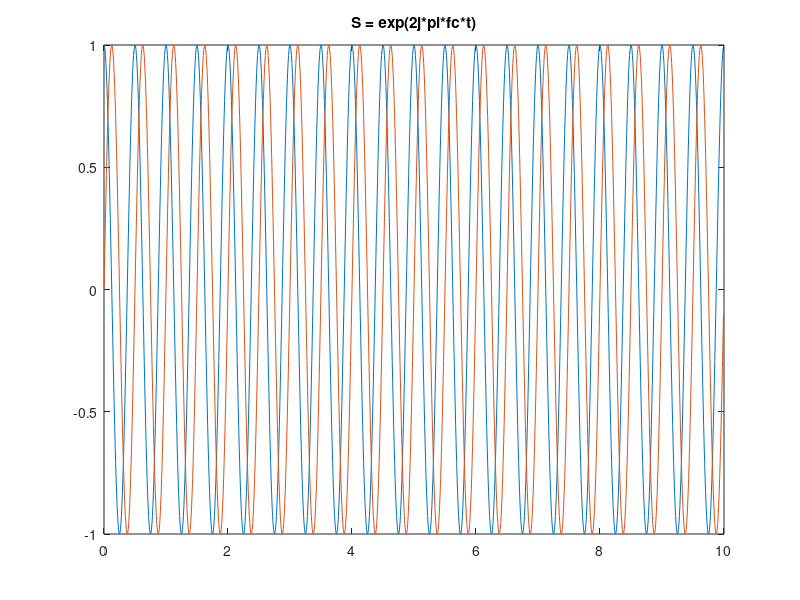
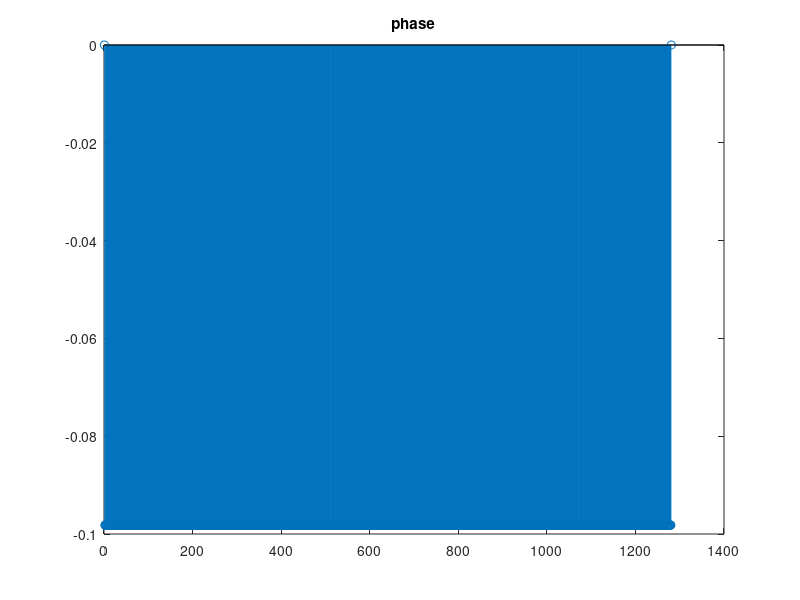
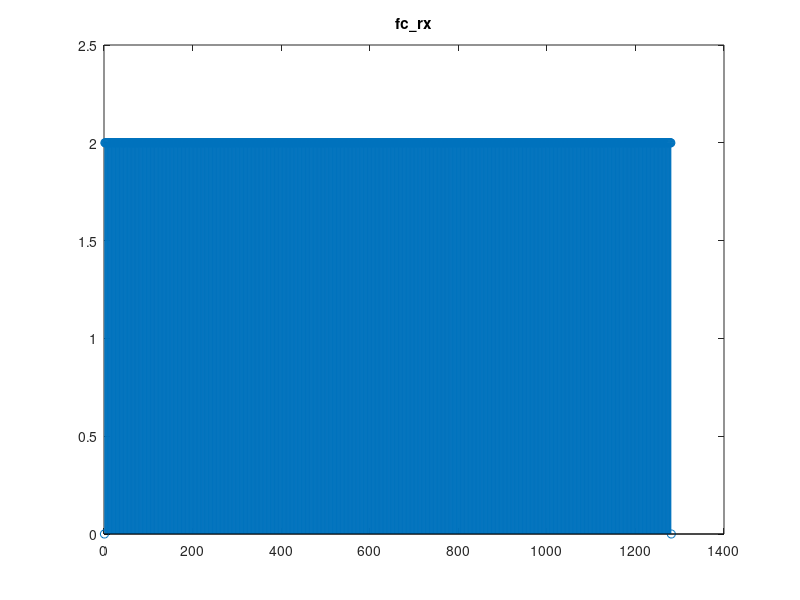

The MATLAB script that drew these images, in order:
clear; close all;

%% Param
fs = 128;
A = [0; 0; 1];
fc = [-2; 0; 2];
T = 10;


%% mod
t = (0: 1/fs : T - 1/fs).';
S1 = exp(2j*pi*t*fc.') * A;


%% demod
phase_rx = angle(conj([S1; 0]) .* [0; S1]);
fc_rx = - phase_rx * fs / 2 / pi; 
mean(fc_rx)

figure; plot(t, real(S1)); hold on; plot(t, imag(S1)); title('S = exp(2j*pi*fc*t)');
figure; stem(phase_rx); title('phase');
figure; stem(fc_rx); title('fc\_rx');